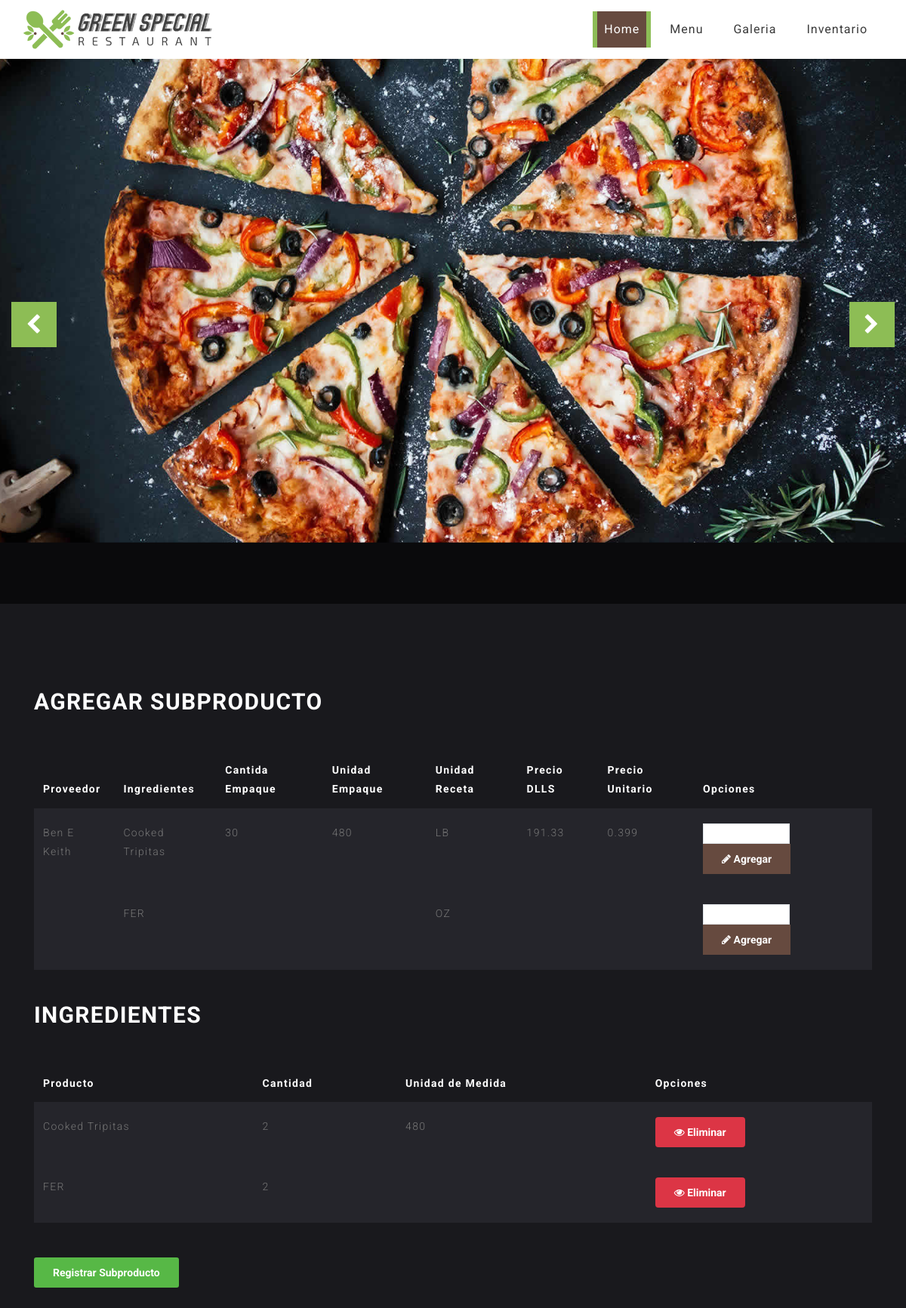
The app's page /index.php/toolcrib/subproducto with its own data.
### tables this page shows
CREATE TABLE `productos` (
  `id` int NOT NULL,
  `proveedor` varchar(50) DEFAULT NULL,
  `ingrediente` varchar(50) DEFAULT NULL,
  `cantidadEmpaque` varchar(50) DEFAULT NULL,
  `unidadReceta` varchar(1500) DEFAULT NULL,
  `preciodlls` varchar(50) DEFAULT NULL,
  `preciounitario` varchar(50) DEFAULT NULL,
  `unidadEmpaque` varchar(50) DEFAULT NULL,
  `subproducto` int DEFAULT '0'
);

CREATE TABLE `VentTCTemp` (
  `idvt` int NOT NULL,
  `idProd` int NOT NULL,
  `cantidad` int DEFAULT NULL
);

### application/controllers/Toolcrib.php (called while the page is built, shortened)
<?php
class Toolcrib extends CI_Controller {
    function __construct() {
        $this->load->model('Tool_model');
        $this->load->model('conexion_model', 'Conexion');
    }
    function subproducto(){
        $this->load->model('tool_model');
        $data['venta'] = $this->tool_model->ventatemp();
        $data['productos']=$this->tool_model->productos();
        $this->load->view('header');
        $this->load->view('toolcrib/subproducto', $data);
    }
}

### index.php (called while the page is built, shortened)
<?php
require_once BASEPATH.'core/CodeIgniter.php';

### application/models/Tool_model.php (called while the page is built, shortened)
<?php
class Tool_model extends CI_Model {
    public function productos(){
        $query = $this->db->get('productos');
        if ($query->num_rows() > 0) {
            return $query;
        } else {
            return FALSE;
        }
    }
    function ventatemp()
    {
        $this->db->select('v.*, p.*');
        $this->db->from('VentTCTemp v');
        $this->db->join('productos p', 'p.id=v.idProd');
        $res = $this->db->get();
       if($res->num_rows() > 0)
        {
            return $res;
        }
        else
        {
            return false;
        }
    }
}

### application/views/toolcrib/subproducto.php (the view, shortened to what this page needs)
<link rel="stylesheet" href="<?= base_url('/template/css/style.css')?>">
      <link href="<?= base_url('template/vendor/mdi-font/css/material-design-iconic-font.min.css')?>" rel="stylesheet" media="all">
    <link href="<?= base_url('template/vendor/font-awesome-4.7/css/font-awesome.min.css')?>/" rel="stylesheet" media="all">
<link href="<?= base_url('template/vendor/select2/select2.min.css')?>/" rel="stylesheet" media="all">
<link href="<?= base_url('template/css/main.css')?>" rel="stylesheet" media="all">
      </head>
      <body>
         <div class="content">
            <div class="container">
               <h2 class="title">Agregar SubProducto</h2>
               <div class="table-responsive custom-table-responsive">
                  <table class="table custom-table">
                     <thead>
                        <tr>
                           <th scope="col">Proveedor</th>
                           <th scope="col">Ingredientes</th>
                           <th scope="col">Cantida Empaque</th>
                           <th scope="col">Unidad Empaque</th>
                           <th scope="col">Unidad Receta</th>
                           <th scope="col">Precio DLLS</th>
                           <th scope="col">Precio Unitario</th>
                           <th scope="col">Opciones</th>
                        </tr>
                     </thead>
                     <tbody>
                        <?php
                           if($productos) { $i = 1;
                            foreach ($productos->result() as $elem) { ?>
                        <tr  scope="row">
                           <td><?= $elem->proveedor ?></td>
                           <td><?= $elem->ingrediente ?></td>
                           <td><?= $elem->cantidadEmpaque ?></td>
                           <td><?= $elem->unidadReceta ?></td>
                           <td><?= $elem->unidadEmpaque ?></td>
                           <td><?= $elem->preciodlls ?></td>
                           <td><?= $elem->preciounitario ?></td>
                           <td>
                              <form method="POST" action=<?= base_url('toolcrib/registrarVenta') ?>>
                                 <input id='cantidad'  type='number' name='cantidad' min='0' max='10' class='border' style="width: 115px;" required>
                                 <button type='submit'class='btn btn-primary btn-sm'><i class='fa fa-pencil'></i> Agregar </button>
                              </form>
                           </td>
                        </tr>
                        <?php $i++; }
                           }
                           ?>
                     </tbody>
                  </table>
               </div>
            </div>
             <div class="container">
               <br>
                <?php
                                    if($venta) {
                                        ?>
               <h2 class="title">Ingredientes</h2>
               <div class="table-responsive custom-table-responsive">
                  <table class="table custom-table">
                     <thead>
                        <tr>
                           <th scope="col">Producto</th>
                           <th scope="col">Cantidad</th>
                           <th scope="col">Unidad de Medida</th>
                           <th scope="col">Opciones</th>
                        </tr>
                     </thead>
                     <tbody>
                                    <?php
                                     foreach ($venta->result() as $elem) {
                                        ?>
                                            <tr>
                                                <td><?= $elem->ingrediente ?></td>
                                                <td><?= $elem->cantidad ?></td>
                                                <td><?= $elem->unidadReceta ?></td>
                                                <td>
                                                <a href=<?= base_url("toolcrib/cancelarProducto/".$elem->idvt); ?>><button type="button"class="btn btn-danger btn-xs"><i class="fa fa-eye"></i> Eliminar </button></a>
                                                </td>
                                            </tr>
                                    <?php }
                                    ?>
                                    </tbody>
                                    </table>
                                 <?php }
                                    ?>
                                   <div class="p-t-30">
                            <button class="btn btn--radius btn--green" onclick="subproducto()">Registrar Subproducto</button>
                        </div>
                            </div>
               </div>
            </div>

### template/style.css (style rules this page uses)
body { color: #999999; font-size: 14px; font-family: 'Exo 2', sans-serif; line-height: 1.80857; font-weight: 200; letter-spacing: 1.3px; }
html, body { height: 100%; }
a { color: #1f1f1f; text-decoration: none !important; outline: none !important; -webkit-transition: all .3s ease-in-out; -moz-transition: all .3s ease-in-out; -ms-transition: all .3s ease-in-out; -o-transition: all .3s ease-in-out; transition: all .3s ease-in-out; }
h1, h2, h3, h4, h5, h6 { font-weight: normal; position: relative; padding: 0 0 10px 0; font-weight: normal; line-height: 120% !important; color: #333333; margin: 0 }
h2 { font-size: 22px }
a { color: #222222; text-decoration: none; outline: none; }
a, .btn { text-decoration: none !important; outline: none !important; -webkit-transition: all .3s ease-in-out; -moz-transition: all .3s ease-in-out; -ms-transition: all .3s ease-in-out; -o-transition: all .3s ease-in-out; transition: all .3s ease-in-out; }
.btn-primary { background-color: #664a3f !important; border: none; border-radius: 0px; padding: 10px 18px; }
.btn { border: 0 !important; }
.custom-table { min-width: 900px; }
.custom-table thead tr, .custom-table thead th { border-top: none; border-bottom: none !important; color: #fff; }
.custom-table tbody th, .custom-table tbody td { color: #777; font-weight: 400; padding-bottom: 20px; padding-top: 20px; font-weight: 300; }
.custom-table tbody tr:not(.spacer) { border-radius: 7px; overflow: hidden; -webkit-transition: .3s all ease; -o-transition: .3s all ease; transition: .3s all ease; }
.custom-table tbody tr th, .custom-table tbody tr td { background: #25252b; border: none; -webkit-transition: .3s all ease; -o-transition: .3s all ease; transition: .3s all ease; }
.custom-table tbody tr th a, .custom-table tbody tr td a { color: #b3b3b3; }
.custom-table tbody tr th:first-child, .custom-table tbody tr td:first-child { border-top-left-radius: 0px; border-bottom-left-radius: 0px; }
.custom-table tbody tr th:last-child, .custom-table tbody tr td:last-child { border-top-right-radius: 0px; border-bottom-right-radius: 0px; }

### template/css/main.css (style rules this page uses)
html { -webkit-box-sizing: border-box; -moz-box-sizing: border-box; box-sizing: border-box; }
* { padding: 0; margin: 0; }
*, *:before, *:after { -webkit-box-sizing: inherit; -moz-box-sizing: inherit; box-sizing: inherit; }
body, h1, h2, h3, h4, h5, h6, blockquote, p, pre, dl, dd, ol, ul, figure, hr, fieldset, legend { margin: 0; padding: 0; }
table { border-collapse: collapse; border-spacing: 0; }
button { outline: none; background: none; border: none; }
body { font-family: "Roboto", "Arial", "Helvetica Neue", sans-serif; font-weight: 400; font-size: 14px; }
h1, h2, h3, h4, h5, h6 { font-weight: 400; }
h2 { font-size: 30px; }
.p-t-30 { padding-top: 30px; }
.btn { line-height: 40px; display: inline-block; padding: 0 25px; cursor: pointer; color: #fff; font-family: "Roboto", "Arial", "Helvetica Neue", sans-serif; -webkit-transition: all 0.4s ease; -o-transition: all 0.4s ease; -moz-transition: all 0.4s ease; transition: all 0.4s ease; font-size: 14px; font-weight: 700; }
.btn--radius { -webkit-border-radius: 3px; -moz-border-radius: 3px; border-radius: 3px; }
.btn--green { background: #57b846; }
input { outline: none; margin: 0; border: none; -webkit-box-shadow: none; -moz-box-shadow: none; box-shadow: none; width: 100%; font-size: 14px; font-family: inherit; }
.title { text-transform: uppercase; font-weight: 700; margin-bottom: 37px; }

### records on screen
productos: proveedor "Ben E Keith", ingrediente "Cooked Tripitas", cantidadEmpaque "30", unidadReceta "480", unidadEmpaque "LB", preciodlls "191.33", preciounitario "0.399"
productos: ingrediente "FER", unidadEmpaque "OZ"
venttctemp: productos.ingrediente "Cooked Tripitas", cantidad "2", productos.unidadReceta "480"
venttctemp: productos.ingrediente "FER", cantidad "2"
